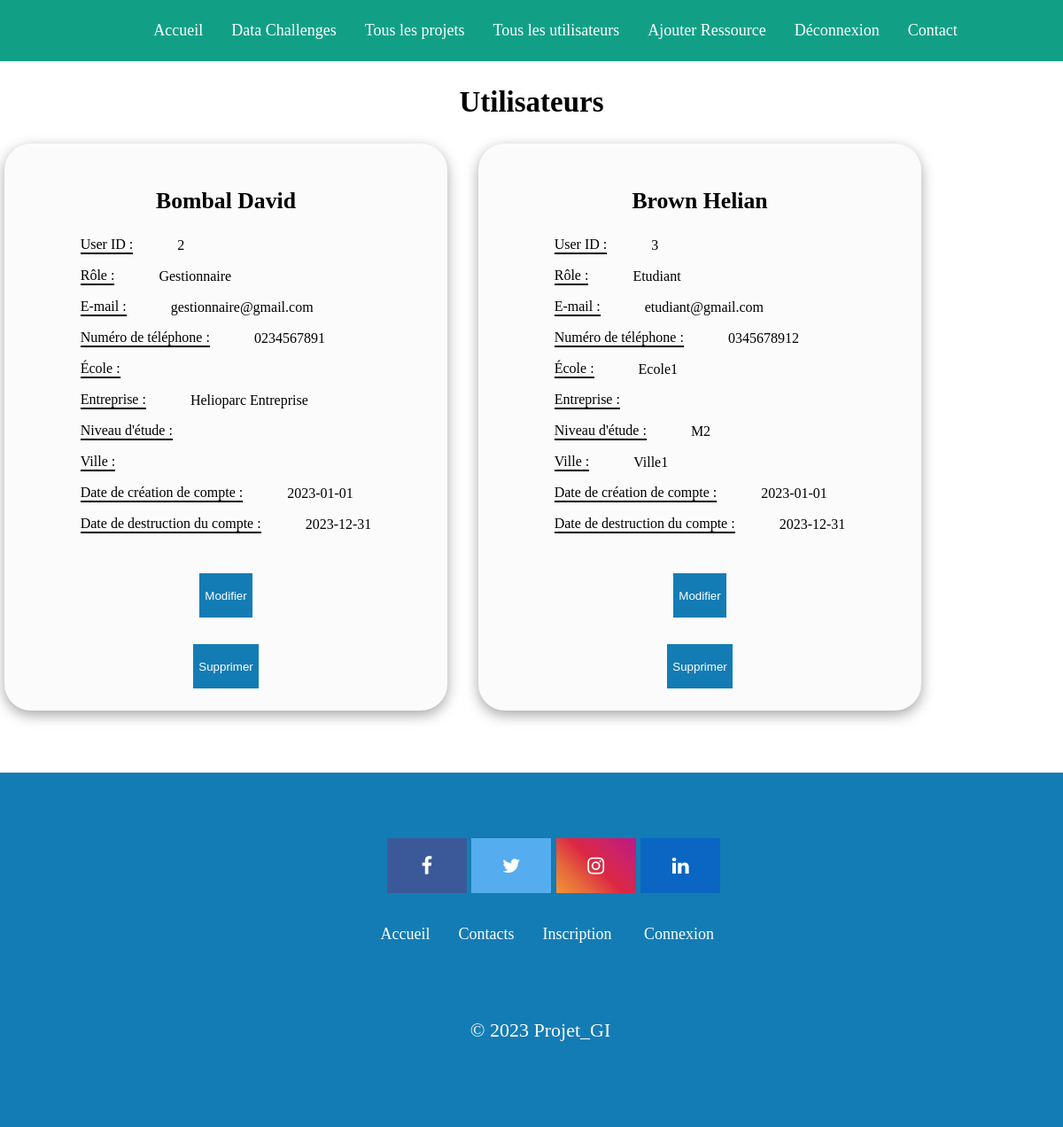
The page /php/utilisateurs.php (signed in) on the database its author committed.
### tables this page shows
CREATE TABLE Utilisateurs (
    ID INT AUTO_INCREMENT PRIMARY KEY,
    Nom VARCHAR(255),
    Prenom VARCHAR(255),
    Entreprise VARCHAR(255),
    Telephone VARCHAR(255),
    Email VARCHAR(255),
    DateDebut DATE,
    DateFin DATE,
    MotDePasse VARCHAR(255),
    Role ENUM('Admin', 'Gestionnaire', 'Etudiant'),
    Niveau ENUM('L1','L2','L3','M1','M2','D'),
    Ecole VARCHAR(255),
    Ville VARCHAR(255)
);

### public/php/utilisateurs.php (the view, shortened to what this page needs)
<?php
    include('header.php');
    $db = new Database();
    $con = $db->connect();
    $stmt = $con->prepare('SELECT * FROM Utilisateurs WHERE ID <> ?');
    $id = $_SESSION['user_id'];
    $stmt->bind_param("i", $id);
    $stmt->execute();
    $resultSet = $stmt->get_result();
    $data = $resultSet->fetch_all(MYSQLI_ASSOC);
?>
<!DOCTYPE html >
<html xml:lang="fr" lang="fr">
    <head>
        <link href="../css/stylle.css" rel="stylesheet" />
        <link href="../css/utilisateurs.css" rel="stylesheet" />
    </head>
    <body>
        <h2>Utilisateurs</h2>
        <div id="main">
            <?php
                foreach($data as $ap){
            ?>
            <div class="user">
                <h3 id="identite"> <?= $ap['Nom'].' '.$ap['Prenom'] ?></h3>
                <div id="Information">
                    <div class="row">
                        <div class="label_profil">
                            <label>User ID :</label>
                        </div>
                        <div class="info_profil">
                            <p><?= $ap['ID'] ?></p>
                        </div>
                    </div>
                    <div class="row">
                        <div class="label_profil">
                            <label>Rôle :</label>
                        </div>
                        <div class="info_profil">
                            <p><?= $ap['Role'] ?></p>
                        </div>
                    </div>
                    <div class="row">
                        <div class="label_profil">
                            <label>E-mail :</label>
                        </div>
                        <div class="info_profil">
                            <p><?= $ap['Email'] ?></p>
                        </div>
                    </div>
                    <div class="row">
                        <div class="label_profil">
                            <label>Numéro de téléphone :</label>
                        </div>
                        <div class="info_profil">
                            <p><?= $ap['Telephone'] ?></p>
                        </div>
                    </div>
                    <div class="row">
                        <div class="label_profil">
                            <label>École :</label>
                        </div>
                        <div class="info_profil">
                            <p><?= $ap['Ecole'] ?></p>
                        </div>
                    </div>
                    <div class="row">
                        <div class="label_profil">
                            <label>Entreprise :</label>
                        </div>
                        <div class="info_profil">
                            <p><?= $ap['Entreprise'] ?></p>
                        </div>
                    </div>
                    <div class="row">
                        <div class="label_profil">
                            <label>Niveau d'étude :</label>
                        </div>
                        <div class="info_profil">
                            <p><?= $ap['Niveau'] ?></p>
                        </div>
                    </div>
                    <div class="row">
                        <div class="label_profil">
                            <label>Ville :</label>
                        </div>
                        <div class="info_profil">
                            <p><?= $ap['Ville'] ?></p>
                        </div>
                    </div>
                    <div class="row">
                        <div class="label_profil">
                            <label>Date de création de compte :</label>
                        </div>
                        <div class="info_profil">
                            <p> <?= $ap['DateDebut'] ?></p>
                        </div>
                    </div>
                    <div class="row">
                        <div class="label_profil">
                            <label>Date de destruction du compte :</label>
                        </div>
                        <div class="info_profil">
                            <p><?= $ap['DateFin'] ?></p>
                        </div>
                    </div>
                </div>
                <button onclick="window.location.href = 'update_profile.php';" id="update">Modifier</button>
                <button onclick="window.location.href = 'Supprimer.php';" id="update">Supprimer</button>
            </div>
            <?php
            }
            ?>
        </div>
        <?php
            include ('footer.php');
        ?>
    </body>
</html>

### public/css/stylle.css (style rules this page uses)
body { font-family: 'Aboreto';font-size: 22px; width: 100%; margin: 70px auto; background-color: #ffffff; display: grid; grid-template: "header " auto "main " 1fr "footer " auto; }

### public/css/utilisateurs.css (style rules this page uses)
body { background-image: url(https://png.pngtree.com/background/20210715/original/pngtree-abstract-white-geometric-volume-hexagonal-decorative-background-in-minimalist-style-picture-image_1329186.jpg); background-size: cover; }
.user { background-color: #fbfbfb; border-radius: 30px; width: 500px; height: 580px; place-self: center; place-content: center; display:grid; padding-top: 30px; box-shadow: rgba(0, 0, 0, 0.35) 0px 5px 15px; padding-bottom: 30px; margin-bottom: 50px; margin-right: 30px; margin-left: 5px; }
#main { display:flex; margin-right: 20px; max-width: max-content; }
#Information { display:grid; place-content: center; }
.row { display:flex; }
.label_profil { margin-right: 50px; border-bottom: solid 2px black; margin-bottom: 15px; font-size: medium; }
.info_profil { margin-top: -15px; font-size: medium; }
#update { height: 50px; border:none; display:block; color: white; background-color: #147cb4; width: max-content; margin-top: 30px; place-self: center; }
#identite { text-align: center; }
h2 { place-self: center; }

### rows shown on the page
utilisateurs: Nom "Bombal", Prenom "David", ID "2", Role "Gestionnaire", Email "gestionnaire@gmail.com", Telephone "0234567891", Entreprise "Helioparc Entreprise", DateDebut "2023-01-01", DateFin "2023-12-31"
utilisateurs: Nom "Brown", Prenom "Helian", ID "3", Role "Etudiant", Email "etudiant@gmail.com", Telephone "0345678912", Ecole "Ecole1", Niveau "M2", Ville "Ville1", DateDebut "2023-01-01", DateFin "2023-12-31"
